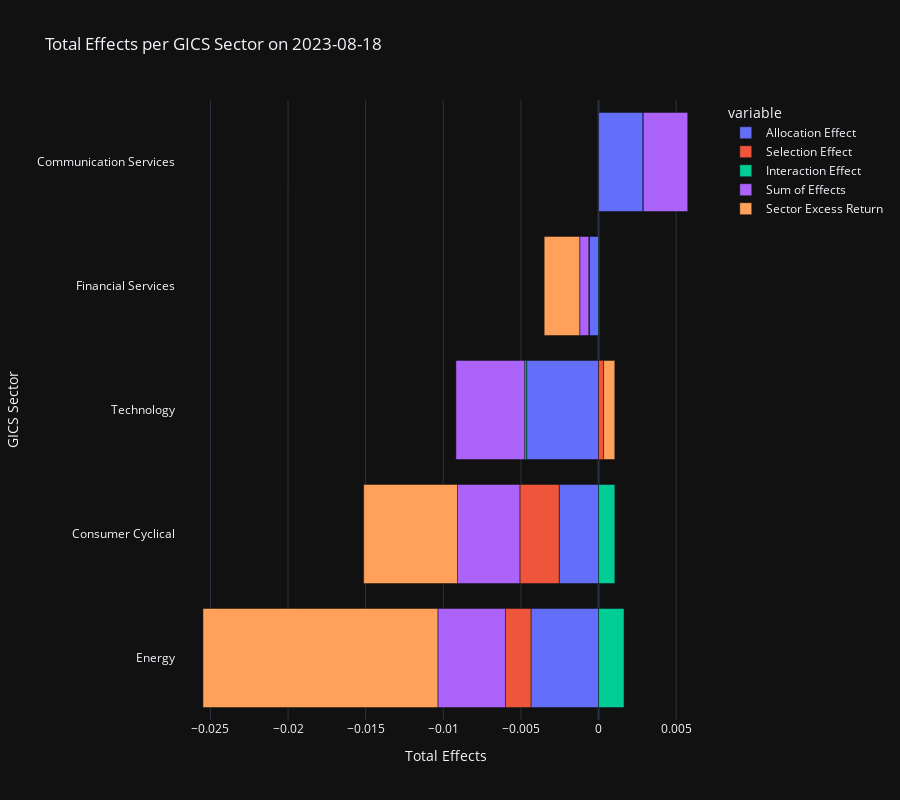

The code cell stored with this chart in its notebook:
### Code cell
total_effects_per_sector = merged_data[['Date', 'Ticker','GICS Sector', 'Allocation Effect', 'Selection Effect', 'Interaction Effect', 'Sum of Effects', 'Sector Excess Return']].drop_duplicates(subset=['Date', 'GICS Sector', 'Sum of Effects'])

# Take latest day only from total_effects_per_sector
total_effects_per_sector = total_effects_per_sector[total_effects_per_sector['Date'] == total_effects_per_sector['Date'].max()]
total_effects_per_sector


# visualize the total effects per gics sector in a bar chart
fig = px.bar(
    total_effects_per_sector,  # The DataFrame is already filtered, no need to reset the index
    y='GICS Sector',  # Set the y-axis to the 'GICS Sector'
    x=['Allocation Effect', 'Selection Effect', 'Interaction Effect', 'Sum of Effects', 'Sector Excess Return'],  # Ensure column names match
    orientation='h',  # Horizontal bars
    title='Total Effects per GICS Sector on ' + str(total_effects_per_sector['Date'].max().date()),  # Add date to the title
    height=800,  # Set the height of the figure
)

# Improve the layout
fig.update_layout(
    xaxis_title='Total Effects',
    yaxis_title='GICS Sector',
    yaxis=dict(categoryorder='total ascending'),  # Sort sectors by the total effects
    template='plotly_dark'  # Use a dark background for a cleaner look
)

fig

### Figure 1 — Plotly figure (JSON) as saved in the notebook; plotly's stock layout.template omitted (floating-point values rounded to 4 significant figures)
{"data": [{"alignmentgroup": "True", "hovertemplate": "variable=Allocation Effect<br>value=%{x}<br>GICS Sector=%{y}<extra></extra>", "legendgroup": "Allocation Effect", "marker": {"color": "#636efa", "pattern": {"shape": ""}}, "name": "Allocation Effect", "offsetgroup": "Allocation Effect", "orientation": "h", "showlegend": true, "textposition": "auto", "type": "bar", "x": [-0.004632, -0.002534, 0.002882, -0.000583, -0.004354], "xaxis": "x", "y": ["Technology", "Consumer Cyclical", "Communication Services", "Financial Services", "Energy"], "yaxis": "y"}, {"alignmentgroup": "True", "hovertemplate": "variable=Selection Effect<br>value=%{x}<br>GICS Sector=%{y}<extra></extra>", "legendgroup": "Selection Effect", "marker": {"color": "#EF553B", "pattern": {"shape": ""}}, "name": "Selection Effect", "offsetgroup": "Selection Effect", "orientation": "h", "showlegend": true, "textposition": "auto", "type": "bar", "x": [0.000324, -0.002533, 0, -4.888e-05, -0.001642], "xaxis": "x", "y": ["Technology", "Consumer Cyclical", "Communication Services", "Financial Services", "Energy"], "yaxis": "y"}, {"alignmentgroup": "True", "hovertemplate": "variable=Interaction Effect<br>value=%{x}<br>GICS Sector=%{y}<extra></extra>", "legendgroup": "Interaction Effect", "marker": {"color": "#00cc96", "pattern": {"shape": ""}}, "name": "Interaction Effect", "offsetgroup": "Interaction Effect", "orientation": "h", "showlegend": true, "textposition": "auto", "type": "bar", "x": [-0.0001245, 0.00105, 0, 4.888e-05, 0.001642], "xaxis": "x", "y": ["Technology", "Consumer Cyclical", "Communication Services", "Financial Services", "Energy"], "yaxis": "y"}, {"alignmentgroup": "True", "hovertemplate": "variable=Sum of Effects<br>value=%{x}<br>GICS Sector=%{y}<extra></extra>", "legendgroup": "Sum of Effects", "marker": {"color": "#ab63fa", "pattern": {"shape": ""}}, "name": "Sum of Effects", "offsetgroup": "Sum of Effects", "orientation": "h", "showlegend": true, "textposition": "auto", "type": "bar", "x": [-0.004432, -0.004017, 0.002882, -0.000583, -0.004354], "xaxis": "x", "y": ["Technology", "Consumer Cyclical", "Communication Services", "Financial Services", "Energy"], "yaxis": "y"}, {"alignmentgroup": "True", "hovertemplate": "variable=Sector Excess Return<br>value=%{x}<br>GICS Sector=%{y}<extra></extra>", "legendgroup": "Sector Excess Return", "marker": {"color": "#FFA15A", "pattern": {"shape": ""}}, "name": "Sector Excess Return", "offsetgroup": "Sector Excess Return", "orientation": "h", "showlegend": true, "textposition": "auto", "type": "bar", "x": [0.0007238, -0.006044, 0, -0.002288, -0.01513], "xaxis": "x", "y": ["Technology", "Consumer Cyclical", "Communication Services", "Financial Services", "Energy"], "yaxis": "y"}], "layout": {"barmode": "relative", "height": 800, "legend": {"title": {"text": "variable"}, "tracegroupgap": 0}, "title": {"text": "Total Effects per GICS Sector on 2023-08-18"}, "xaxis": {"anchor": "y", "domain": [0, 1], "title": {"text": "Total Effects"}}, "yaxis": {"anchor": "x", "categoryorder": "total ascending", "domain": [0, 1], "title": {"text": "GICS Sector"}}}}
